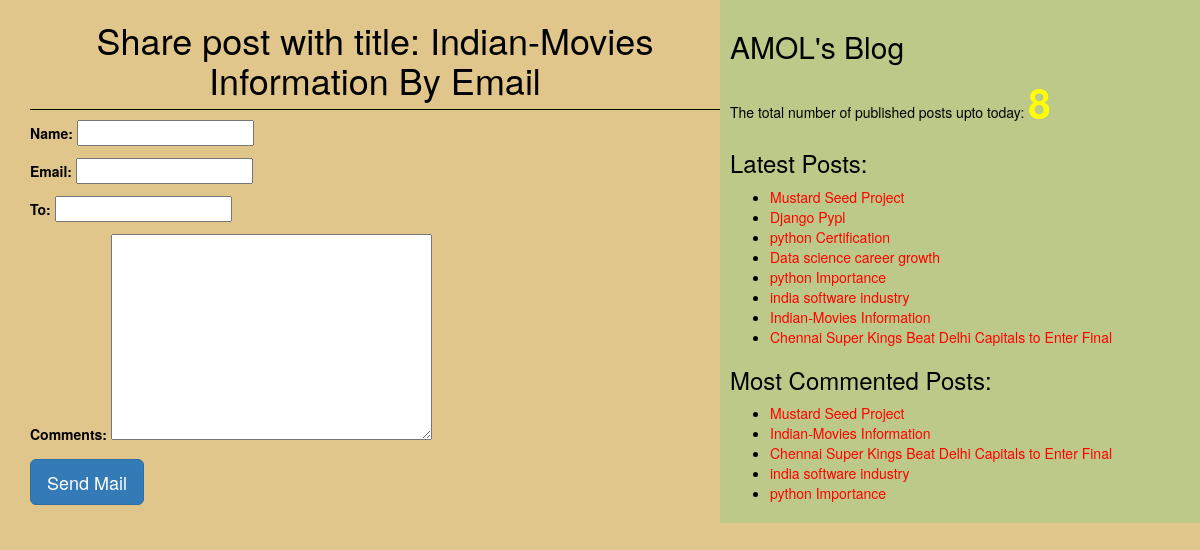
The app's page /2/share/ with its own data.
### blogApp/models.py (models this page shows, shortened)
class Post(models.Model):
    STATUS_CHOICES=(('draft','Draft'),('published','Published'))
    title=models.CharField(max_length=256)
    slug=models.SlugField(max_length=264, unique_for_date='publish')
    author=models.ForeignKey(User,related_name='blog_posts', on_delete=models.CASCADE) # author is a foreignkey pointing the data from user table on_delete=models.CASCADE that argument must be required otherwise we will get one argument missing error.
    body=models.TextField()
    publish=models.DateTimeField(default=timezone.now) # for taken current time zone
    created=models.DateTimeField(auto_now_add=True) # whenever we have updated last post on blog Application
    updated=models.DateTimeField(auto_now=True)
    status=models.CharField(max_length=10, choices=STATUS_CHOICES, default='draft')
    objects=CustomManager()
    tags=TaggableManager()
    class Meta:
        ordering=('-publish',) #make sure single value tuple ends with comma
    def get_absolute_url(self):
        return reverse('post_detail',args=[self.publish.year, self.publish.strftime('%m'), self.publish.strftime('%d'), self.slug])

### blogApp/views.py (the view)
# urls.py: url(r'^(?P<id>\d+)/share/$',views.mail_send_view),
def mail_send_view(request,id):
    post=get_object_or_404(Post, id=id, status='published')
    sent=False # when we have to post request
    if request.method=='POST':
        form=EmailSendForm(request.POST)
        if form.is_valid():
            cd=form.cleaned_data
            post_url=request.build_absolute_uri(post.get_absolute_url())
            subject='{}({}) recommends you to read"{}"'.format(cd['name'],cd['email'], post.title)
            message='Read Post At:\n {}\n\n\'s Comments:\n{}'.format(post_url,cd['name'],cd['comments'])
            send_mail(subject,message,'amol.practice.test@gmail.com',[cd['to']])
            sent=True # when we have to get request to the data
    else:
        form=EmailSendForm()
    return render(request,'blogApp/sharebymail.html',{'form':form,'post':post, 'sent':sent})

### blogApp/forms.py
class EmailSendForm(forms.Form):
    name=forms.CharField()
    email=forms.EmailField()
    to=forms.EmailField()
    comments=forms.CharField(required=False, widget=forms.Textarea)

### blogApp/models.py (called while the page is built)
    def get_queryset(self):
        return super().get_queryset().filter(status='published')

### blogApp/templatetags/blog_tags.py (called while the page is built)
@register.simple_tag(name='my_tag')
def total_posts(): # instate of total_post we can any other name
    return Post.objects.count()

@register.inclusion_tag('blogApp/latest_posts123.html')
def show_latest_posts(count):
    latest_posts=Post.objects.order_by('-publish')[:count]
    return {'latest_posts':latest_posts}

@register.simple_tag
def get_most_commented_posts(count=5):
    return Post.objects.annotate(total_comments=Count('comments')).order_by('-total_comments')[:count]

### templates/blogApp/sharebymail.html (shortened to what this page needs)
{%extends 'blogApp/base.html'%}
    {%block content%}
    {%if sent%}
        <h1>Email Successfully sent !!!</h1>
        <h2>Post with title: {{post.title}} Information Shared By Email !!!</h2>
        {%else%}
            <h1>Share post with title: {{post.title}} By Email</h1>
                <form method="POST">
                    {{form.as_p}}
                    <input type="submit" class="btn btn-primary btn-lg" value="Send Mail">
                </form>
    {%endif%}
{%endblock%}

### templates/blogApp/base.html (shortened to what this page needs)
<!DOCTYPE html>
{%load blog_tags %}
{%load static%}
<html lang="en">
<head>
    <link rel="stylesheet" href="https://maxcdn.bootstrapcdn.com/bootstrap/3.3.7/css/bootstrap.min.css">
    <link rel="stylesheet" href="{% static 'css/blog.css'%}">
</head>
<body>
    <div class="content">
       {%block content%}{%endblock%}
    </div>
    <div class="sidebar">
        <h2>AMOL's Blog</h2>
        <p>The total number of published posts upto today: <span id='pcount'> {%my_tag%} </span></p>
        <h3>Latest Posts:</h3>{%show_latest_posts 100%}
        <h3>Most Commented Posts:</h3>
        {%get_most_commented_posts as most_commented_posts %}
        <ul>
            {%for post in most_commented_posts %}
            <li><a href="{{post.get_absolute_url}}">{{post.title}}</a></li>
            {%endfor%}
        </ul>
    </div>
</body>
</html>

### templates/blogApp/latest_posts123.html
<ul>
    {%for post in latest_posts%}
    <li><a href="{{post.get_absolute_url}}"> {{post.title}}</a></li>
    {%endfor%}
</ul>

### static/css/blog.css (style rules this page uses)
.content { width:60%; float: left; padding: 0 0 0 30px; background-color: #e0c68b; height: 100%; }
.sidebar { width: 40%; float: right; padding: 10px; background-color: #bdc988; height: 100%; }
h1 { text-align: center; border-bottom: 1px solid black; padding-bottom: 10px; }
body { color: black; background-color:#e0c68b ; }
a { color:red; }
#pcount { font-size: 40px; color: yellow; font-weight: bold; }

### records on screen
Post: title "Indian-Movies Information"
Post: title "Mustard Seed Project"
Post: title "Django Pypl"
Post: title "python Certification"
Post: title "Data science career growth"
Post: title "python Importance"
Post: title "india software industry"
Post: title "Chennai Super Kings Beat Delhi Capitals to Enter Final"
